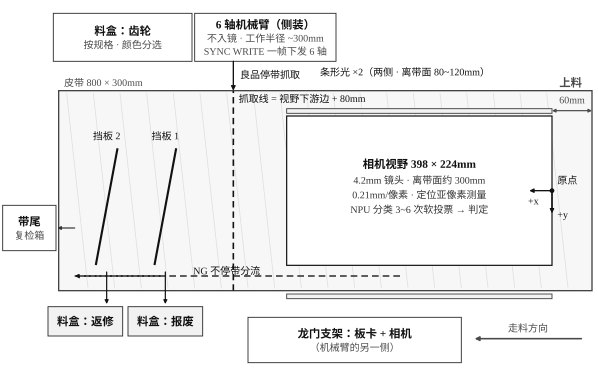

The script that saved this image:
#!/usr/bin/env python3
"""fig_layout — 图 7-1 工位布局（俯视，按比例）。

画布 = 报告落版宽度 447.9pt（15.8cm）× 280pt，字面字号即纸面字号（见 figkit 顶部说明）。
比例尺 0.5pt/mm：皮带 800×300mm → 400×150pt，相机视野 398×224mm → 199×112pt，尺寸与
`submission/技术文档.md` §2.1 / §7 一致。零件从右往左走，机械臂在行程的右手侧（图上方），
龙门与灯在另一侧；抓取线 = 视野下游边 + 80mm，挡板 1 报废 / 挡板 2 返修在抓取线下游。
"""
import figkit as fk

NAME = 'fig_layout'
H = 280.0
K = 0.5                                # pt / mm

BX0, BW = 44.0, 400.0                  # 皮带 800mm
BY0, BH = 62.0, 150.0                  # 皮带 300mm
CY = BY0 + BH / 2.0
FOV_W, FOV_H = 398 * K, 224 * K        # 相机视野 398 × 224mm
FOV_R = BX0 + BW - 60 * K              # 视野上游边距上料端 60mm
FOV_L = FOV_R - FOV_W
FOV_B, FOV_T = CY - FOV_H / 2.0, CY + FOV_H / 2.0
PICK = FOV_L - 80 * K                  # 抓取线 = 视野下游边 + 80mm
ARM_X0, ARM_W = 146.0, 106.0           # 机械臂（跨在抓取线上方）
BIN_X0, BIN_W = 40.0, 104.0            # 良品料盒
FLAP1, FLAP2 = 124.0, 80.0             # 挡板 1（报废）/ 挡板 2（返修）
BOX1, BOX2 = (96.0, 28.0, 56.0, 22.0), (36.0, 28.0, 56.0, 22.0)   # 侧边料盒（皮带外下方）


def draw():
    fig, ax = fk.new_fig(H)
    S, B = fk.FS['sub'], fk.FS['box']
    teal, blue = fk.C['pl'][1], fk.C['ps'][1]
    red, amber = fk.C['acc'][1], fk.C['npu'][1]

    # ---------------- 皮带（俯视，按比例） ----------------
    belt = fk.rect(ax, BX0, BY0, BW, BH, fc=fk.BELT_FILL, ec=fk.BELT_EDGE, lw=1.0)
    belt.set_zorder(1.0)
    for x in range(int(BX0) + 22, int(BX0 + BW), 20):
        ln, = ax.plot([x, x - 16], [BY0 + 2, BY0 + BH - 2], color=fk.BELT_HATCH, lw=0.6,
                      zorder=1.2)
        ln.set_clip_path(belt)          # 斜纹不许越出皮带边
    fk.text(ax, BX0 + 4, BY0 + BH + 6, '皮带 800 × 300mm', fs=S, color=fk.MUTED)

    # ---------------- 相机视野 + 定位 / 测量 ----------------
    fk.rect(ax, FOV_L, FOV_B, FOV_W, FOV_H, fc=fk.C['pl'][0], ec=teal, lw=0.9, alpha=1.0)
    cx = (FOV_L + FOV_R) / 2.0
    fk.text(ax, cx, CY + 20, '相机视野 398 × 224mm', fs=B, color=teal, weight='bold', ha='center')
    fk.text(ax, cx, CY + 8, '4.2mm 镜头 · 离带面约 300mm', fs=S, ha='center', color=fk.BODY)
    fk.text(ax, cx, CY - 3, '0.21mm/像素 · 定位亚像素测量', fs=S, ha='center', color=fk.BODY)
    fk.text(ax, cx, CY - 14, 'NPU 分类 3~6 次软投票 → 判定', fs=S, ha='center', color=fk.BODY)
    # 台面原点在视野上游边中点，+x = 走料方向（向左），+y = 机械臂的另一侧
    fk.circle(ax, FOV_R, CY, 1.3, teal)
    fk.arrow(ax, (FOV_R, CY), (FOV_R - 17, CY), color=teal, lw=1.0, ms=6.0)
    fk.arrow(ax, (FOV_R, CY), (FOV_R, CY - 17), color=teal, lw=1.0, ms=6.0)
    fk.text(ax, FOV_R - 10, CY - 8, '+x', fs=S, ha='right', color=teal)
    fk.text(ax, FOV_R + 4, CY - 19, '+y', fs=S, color=teal)
    fk.text(ax, FOV_R + 4, CY + 8, '原点', fs=S, color=teal)
    fk.text(ax, BX0 + BW - 16, BY0 + BH + 6, '上料', fs=B, ha='center', color=fk.MUTED,
            weight='bold')
    fk.arrow(ax, (BX0 + BW, FOV_T + 4), (FOV_R, FOV_T + 4), both=True, color=fk.MUTED, ms=5.0)
    fk.text(ax, (BX0 + BW + FOV_R) / 2.0, FOV_T + 12, '60mm', fs=S, ha='center', color=fk.MUTED)

    # ---------------- 抓取线 + 机械臂 ----------------
    ax.plot([PICK, PICK], [BY0, BY0 + BH], color=blue, lw=1.2, ls=(0, (4, 2.5)), zorder=1.5)
    fk.text(ax, PICK + 4, FOV_T + 13, '抓取线 = 视野下游边 + 80mm', fs=S, color=blue)
    fk.box(ax, ARM_X0, 234, ARM_W, 36, '6 轴机械臂（侧装）\n不入镜 · 工作半径 ~300mm\n'
           'SYNC WRITE 一帧下发 6 轴', 'ps')
    fk.arrow(ax, (PICK, 234), (PICK, BY0 + BH), color=blue, lw=1.0, ms=6.5)
    fk.text(ax, PICK + 5, 224, '良品停带抓取', fs=S, color=blue)
    fk.box(ax, BIN_X0, 234, BIN_W, 36, '料盒：齿轮\n按规格 · 颜色分选', 'ps')

    # ---------------- 挡板分流（抓取线下游）+ 带尾复检 ----------------
    for x, name in ((FLAP1, '挡板 1'), (FLAP2, '挡板 2')):
        ax.plot([x - 8, x + 8], [BY0 + 20, BY0 + 106], color=red, lw=1.6, zorder=1.5)
        fk.text(ax, x, BY0 + 116, name, fs=S, ha='center', color=red)
        fk.arrow(ax, (x, BY0 + 14), (x, 52), color=red, lw=0.9, ms=5.5)
    fk.box(ax, *BOX1, '料盒：报废', 'acc')
    fk.box(ax, *BOX2, '料盒：返修', 'acc')
    ax.plot([300, 56], [BY0 + 11, BY0 + 11], color=red, lw=1.0, ls=(0, (5, 3)), zorder=1.2)
    fk.arrow(ax, (120, BY0 + 11), (56, BY0 + 11), color=red, lw=1.0, ls=(0, (5, 3)), ms=6.0)
    # 线稿风：标签放在线上方、避开视野框下边
    fk.text(ax, 170, BY0 + 15, 'NG 不停带分流', fs=S, ha='center', color=red)
    fk.box(ax, 2, 92, 40, 34, '带尾\n复检箱', 'ext')
    fk.arrow(ax, (56, 109), (43, 109), ms=5.0)

    # ---------------- 灯、龙门、走料方向 ----------------
    for y in (FOV_T + 2, BY0 - 6):
        fk.rect(ax, FOV_L, y, FOV_W, 3.5, fc=fk.LIGHT_FILL, ec=fk.LIGHT_EDGE, lw=0.7)
    fk.text(ax, 240, 226, '条形光 ×2（两侧 · 离带面 80~120mm）', fs=S, color=amber)
    fk.box(ax, 186, 8, 160, 34, '龙门支架：板卡 + 相机\n（机械臂的另一侧）', 'ext')
    fk.arrow(ax, (436, 26), (356, 26), color=fk.MUTED, lw=1.2, ms=6.5)
    fk.text(ax, 396, 34, '走料方向', fs=S, ha='center', color=fk.MUTED)

    return fig, ax


def main():
    fig, ax = draw()
    return fk.save(fig, NAME)


if __name__ == '__main__':
    main()
